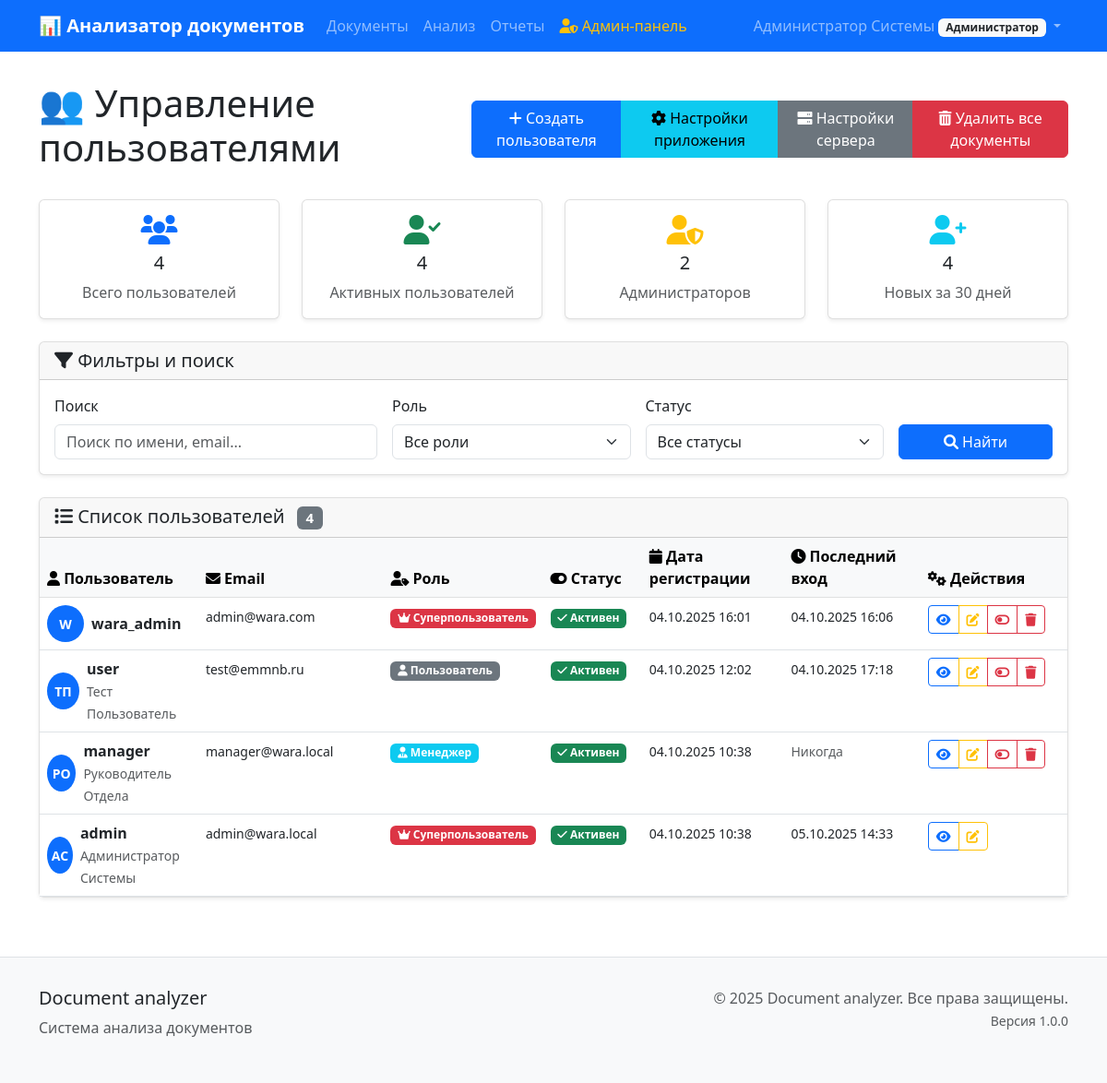
The page /users/admin/ (signed in) on the database as committed earlier.
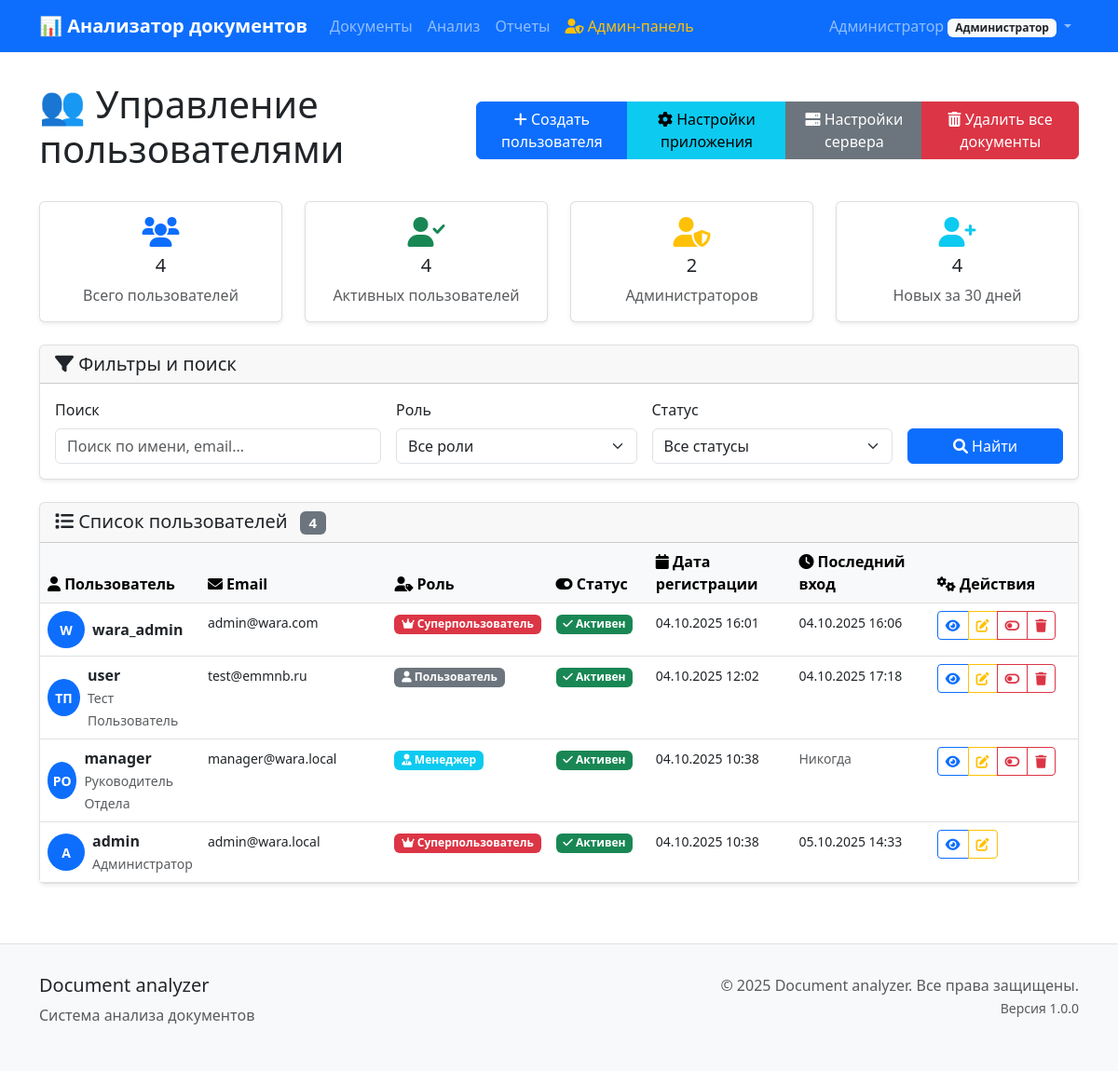
The same page on the database as committed later.
### users/models.py (models this page shows, shortened)
class User(AbstractUser):
    ROLE_CHOICES = [
        ('admin', 'Администратор'),
        ('manager', 'Руководитель'),
        ('viewer', 'Наблюдатель'),
    ]
    role = models.CharField(
        max_length=20,
        choices=ROLE_CHOICES,
        default='viewer',
        verbose_name='Роль'
    )
    department = models.CharField(
        max_length=100,
        blank=True,
        verbose_name='Отдел'
    )
    phone = models.CharField(
        max_length=20,
        blank=True,
        verbose_name='Телефон'
    )
    notification_settings = models.JSONField(
        default=dict,
        blank=True,
        verbose_name='Настройки уведомлений'
    )
    created_at = models.DateTimeField(
        auto_now_add=True,
        verbose_name='Дата создания'
    )
    updated_at = models.DateTimeField(
        auto_now=True,
        verbose_name='Дата обновления'
    )
    class Meta:
        verbose_name = 'Пользователь'
        verbose_name_plural = 'Пользователи'
        ordering = ['username']

### users/admin_views.py (the view, shortened to what this page needs)
# urls.py: path('admin/', admin_views.AdminUserListView.as_view(), name='admin_list'),
class AdminUserListView(AdminRequiredMixin, ListView):
    model = User
    template_name = 'users/admin/user_list.html'
    context_object_name = 'users'
    paginate_by = 20
    def get_queryset(self):
        queryset = User.objects.all().select_related().prefetch_related(
            'documents',
            'comparisons',
            'reports'
        )
        search_query = self.request.GET.get('search')
        role_filter = self.request.GET.get('role')
        status_filter = self.request.GET.get('status')
        if status_filter == 'active':
            queryset = queryset.filter(is_active=True)
        elif status_filter == 'inactive':
            queryset = queryset.filter(is_active=False)
        return queryset.order_by('-date_joined')
    def get_context_data(self, **kwargs):
        context = super().get_context_data(**kwargs)
        total_users = User.objects.count()
        active_users = User.objects.filter(is_active=True).count()
        admin_users = User.objects.filter(Q(is_superuser=True) | Q(role='admin')).count()
        thirty_days_ago = timezone.now() - timedelta(days=30)
        recent_users = User.objects.filter(date_joined__gte=thirty_days_ago).count()
        context.update({
            'total_users': total_users,
            'active_users': active_users,
            'admin_users': admin_users,
            'recent_users': recent_users,
            'search_query': self.request.GET.get('search', ''),
            'role_filter': self.request.GET.get('role', ''),
            'status_filter': self.request.GET.get('status', ''),
        })
        return context

### users/admin_views.py (called while the page is built)
    def test_func(self):
        return self.request.user.is_authenticated and (
            self.request.user.is_superuser or
            self.request.user.role == 'admin'
        )

### templates/users/admin/user_list.html (shortened to what the changed rows need)
{% extends 'base/base.html' %}
{% block content %}
<div class="row">
    <div class="col-12">
        <div class="d-flex justify-content-between align-items-center mb-4">
            <h1>👥 Управление пользователями</h1>
        </div>
        {% if users %}
            <div class="card">
                <div class="card-body p-0">
                    <div class="table-responsive">
                        <table class="table table-hover mb-0">
                            <thead class="table-light">
                                <tr>
                                    <th style="width: 15%;">
                                        <i class="fas fa-user"></i> Пользователь
                                    </th>
                                    <th style="width: 20%;">
                                        <i class="fas fa-envelope"></i> Email
                                    </th>
                                    <th style="width: 10%;">
                                        <i class="fas fa-user-tag"></i> Роль
                                    </th>
                                    <th style="width: 10%;">
                                        <i class="fas fa-toggle-on"></i> Статус
                                    </th>
                                    <th style="width: 15%;">
                                        <i class="fas fa-calendar"></i> Дата регистрации
                                    </th>
                                    <th style="width: 15%;">
                                        <i class="fas fa-clock"></i> Последний вход
                                    </th>
                                    <th style="width: 15%;">
                                        <i class="fas fa-cogs"></i> Действия
                                    </th>
                                </tr>
                            </thead>
                            <tbody>
                                {% for user_obj in users %}
                                <tr class="{% if not user_obj.is_active %}table-secondary{% endif %}">
                                    <td>
                                        <div class="d-flex align-items-center">
                                            <div class="avatar-sm bg-primary text-white rounded-circle d-flex align-items-center justify-content-center me-2">
                                                {% if user_obj.first_name %}
                                                    {{ user_obj.first_name|first }}{{ user_obj.last_name|first }}
                                                {% else %}
                                                    {{ user_obj.username|first|upper }}
                                                {% endif %}
                                            </div>
                                            <div>
                                                <strong>{{ user_obj.username }}</strong>
                                                {% if user_obj.first_name or user_obj.last_name %}
                                                    <br>
                                                    <small class="text-muted">
                                                        {{ user_obj.first_name }} {{ user_obj.last_name }}
                                                    </small>
                                                {% endif %}
                                            </div>
                                        </div>
                                    </td>
                                    <td>
                                        <small>{{ user_obj.email|default:"—" }}</small>
                                    </td>
                                    <td>
                                        {% if user_obj.is_superuser %}
                                            <span class="badge bg-danger">
                                                <i class="fas fa-crown"></i> Суперпользователь
                                            </span>
                                        {% elif user_obj.role == 'admin' %}
                                            <span class="badge bg-warning">
                                                <i class="fas fa-user-shield"></i> Администратор
                                            </span>
                                        {% elif user_obj.role == 'manager' %}
                                            <span class="badge bg-info">
                                                <i class="fas fa-user-tie"></i> Менеджер
                                            </span>
                                        {% else %}
                                            <span class="badge bg-secondary">
                                                <i class="fas fa-user"></i> Пользователь
                                            </span>
                                        {% endif %}
                                    </td>
                                    <td>
                                        {% if user_obj.is_active %}
                                            <span class="badge bg-success">
                                                <i class="fas fa-check"></i> Активен
                                            </span>
                                        {% else %}
                                            <span class="badge bg-danger">
                                                <i class="fas fa-times"></i> Неактивен
                                            </span>
                                        {% endif %}
                                    </td>
                                    <td>
                                        <small>{{ user_obj.date_joined|date:"d.m.Y H:i" }}</small>
                                    </td>
                                    <td>
                                        {% if user_obj.last_login %}
                                            <small>{{ user_obj.last_login|date:"d.m.Y H:i" }}</small>
                                        {% else %}
                                            <small class="text-muted">Никогда</small>
                                        {% endif %}
                                    </td>
                                    <td>
                                        <div class="btn-group btn-group-sm" role="group">
                                            <a href="{% url 'users:admin_detail' user_obj.pk %}" class="btn btn-outline-primary" title="Просмотр">
                                                <i class="fas fa-eye"></i>
                                            </a>
                                            <a href="{% url 'users:admin_edit' user_obj.pk %}" class="btn btn-outline-warning" title="Редактировать">
                                                <i class="fas fa-edit"></i>
                                            </a>
                                        </div>
                                    </td>
                                </tr>
                                {% endfor %}
                            </tbody>
                        </table>
                    </div>
                </div>
            </div>
        {% endif %}
    </div>
</div>
{% endblock %}

### templates/base/base.html (shortened to what this page needs)
<!DOCTYPE html>
<html lang="ru">
<head>
    <link href="https://cdn.jsdelivr.net/npm/bootstrap@5.3.0/dist/css/bootstrap.min.css" rel="stylesheet">
    <link href="https://cdnjs.cloudflare.com/ajax/libs/font-awesome/6.0.0/css/all.min.css" rel="stylesheet">
</head>
<body>
    <nav class="navbar navbar-expand-lg navbar-dark bg-primary">
        <div class="container">
            <a class="navbar-brand" href="{% url 'documents:list' %}">
                📊 Анализатор документов
            </a>
            <div class="collapse navbar-collapse" id="navbarNav">
                <ul class="navbar-nav me-auto">
                    <li class="nav-item">
                        <a class="nav-link" href="{% url 'documents:list' %}">Документы</a>
                    </li>
                    <li class="nav-item">
                        <a class="nav-link" href="{% url 'analysis:list' %}">Анализ</a>
                    </li>
                    <li class="nav-item">
                        <a class="nav-link" href="{% url 'reports:list' %}">Отчеты</a>
                    </li>
                    {% if user.is_authenticated and user.is_superuser or user.role == 'admin' %}
                        <li class="nav-item">
                            <a class="nav-link text-warning" href="{% url 'users:admin_list' %}">
                                <i class="fas fa-user-shield"></i> Админ-панель
                            </a>
                        </li>
                    {% endif %}
                </ul>
                <ul class="navbar-nav">
                    {% if user.is_authenticated %}
                        <li class="nav-item dropdown">
                            <a class="nav-link dropdown-toggle" href="#" role="button" data-bs-toggle="dropdown">
                                {{ user.get_full_name|default:user.username }}
                                <span class="badge bg-light text-dark">{{ user.get_role_display }}</span>
                            </a>
                        </li>
                    {% else %}
                        <li class="nav-item">
                            <a class="nav-link" href="{% url 'users:login' %}">Войти</a>
                        </li>
                    {% endif %}
                </ul>
            </div>
        </div>
    </nav>
    <div class="container main-content">
        {% block content %}{% endblock %}
    </div>
    <footer class="footer">
        <div class="container">
            <div class="row">
                <div class="col-md-6">
                    <h5>Document analyzer</h5>
                    <p class="text-muted">Система анализа документов</p>
                </div>
                <div class="col-md-6 text-md-end">
                    <p class="text-muted">
                        &copy; 2025 Document analyzer. Все права защищены.<br>
                        <small>Версия 1.0.0</small>
                    </p>
                </div>
            </div>
        </div>
    </footer>
</body>
</html>

Rows that differ between the two databases and show on the page:
changed User "admin": get_full_name "Администратор Системы" → "Администратор"; last_name|first "С" → (not shown); last_name "Системы" → (not shown)
